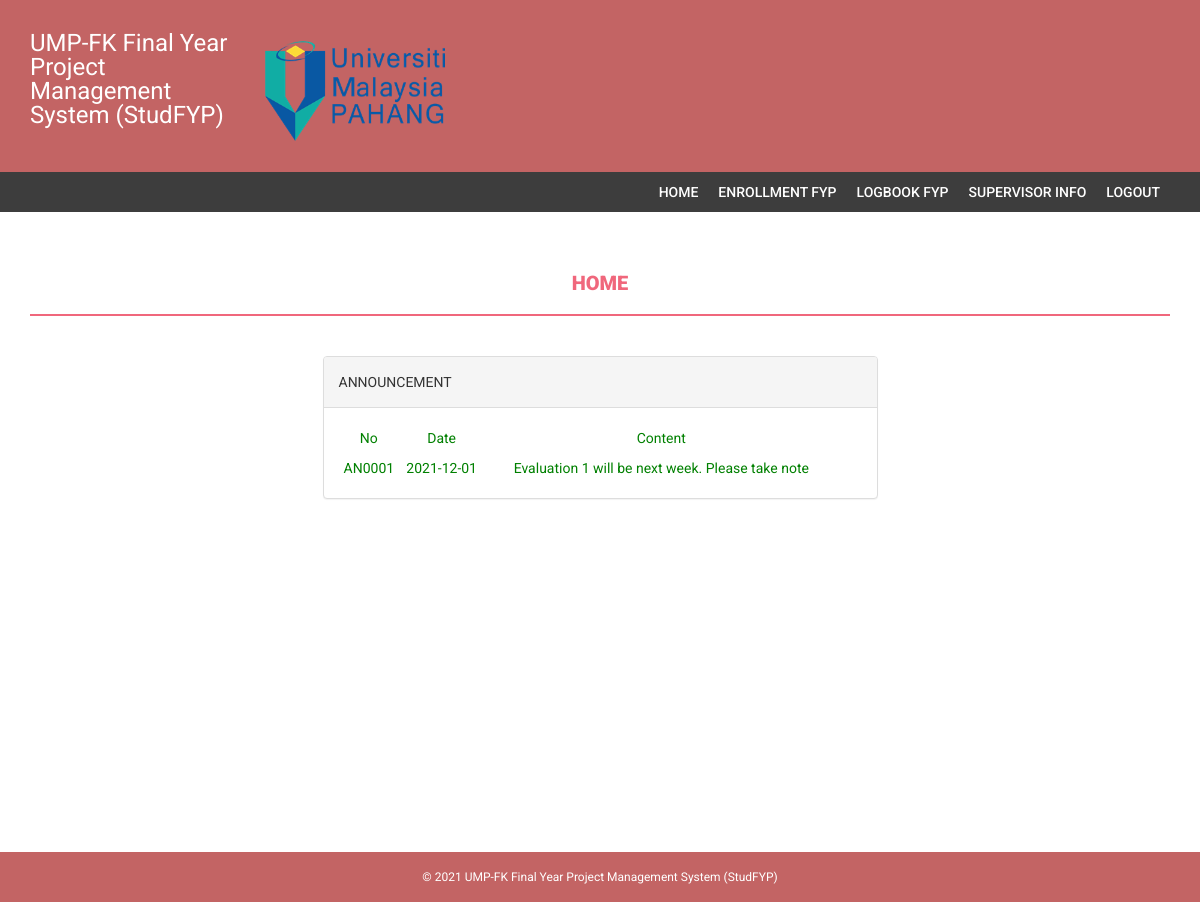
The app's page /main_student.php with its own data.
### tables this page shows
CREATE TABLE `announcement` (
  `annoucement_id` varchar(10) NOT NULL,
  `date` date NOT NULL,
  `announce_detail` varchar(500) NOT NULL,
  `lecturer_ID` varchar(10) NOT NULL,
  `student_id` varchar(10) NOT NULL
);

### main_student.php (the view, shortened to what this page needs)
<!DOCTYPE html>
<html xmlns="http://www.w3.org/1999/xhtml">
<head>
    <link href="assets/css/bootstrap.css" rel="stylesheet" />
    <link href="assets/css/font-awesome.css" rel="stylesheet" />
    <link href="assets/css/style.css" rel="stylesheet" />
</head>
<body>
    <?php include('includes/header.php');?>
    <?php
    include('includes/menubar.php');
    ?>
    <div class="content-wrapper">
        <div class="container">
            <div class="row">
                <div class="col-md-12">
                    <h1 class="page-head-line">Home </h1>
                </div>
            </div>
            <div class="row" >
                <div class="col-md-3">
                </div>
                <div class="col-md-6">
                    <div class="panel panel-default">
                        <div class="panel-heading">
                        ANNOUNCEMENT
                        </div>
                        <font color="green" align="center">
                        <div class="panel-body">
                            <form name="dept" method="post" enctype="multipart/form-data">
                                <table border=0 cellpadding="10" cellspacing="1" width="500">
                                    <tr>
                                        <td>No</td>
                                        <td>Date</td>
                                        <td>Content</td>
                                    </tr>
                                    <?php
                                        include ('includes/config.php');
                                        $records = mysqli_query($bd,"SELECT * FROM announcement");
                                        while ($data = mysqli_fetch_array($records))
                                        {
                                        ?>
                                        <tr>
                                            <td><?php echo $data['annoucement_id']; ?></td>
                                            <td><?php echo $data['date']; ?></td>
                                            <td><?php echo $data['announce_detail']; ?></td>
                                        </tr>
                                        <?php
                                        }
                                        ?>
                                </table>
                            </form>
                        </div>
                    </div>
                </div>
            </div>
        </div>
    </div>
  <?php include('includes/footer.php');?>
</body>
</html>

### assets/css/style.css (style rules this page uses)
body { font-family: 'Roboto', sans-serif; line-height: 30px; }
.content-wrapper { margin-top: 40px; min-height: 600px; padding-bottom: 60px; }
.page-head-line { font-weight: 900; padding-bottom: 20px; border-bottom: 2px solid #F0677C; text-transform: uppercase; color: #F0677C; font-size: 20px; margin-bottom: 40px; }

### includes/footer.php (style rules this page uses)
.col-md-12 { text-align: center; }

### records on screen
announcement: annoucement_id "AN0001", date "2021-12-01", announce_detail "Evaluation 1 will be next week. Please take note"
